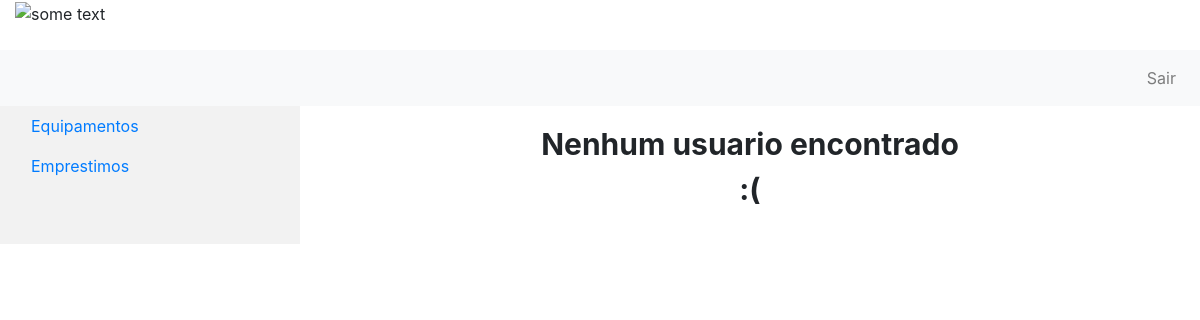
The app's page /usuarios/, older data.
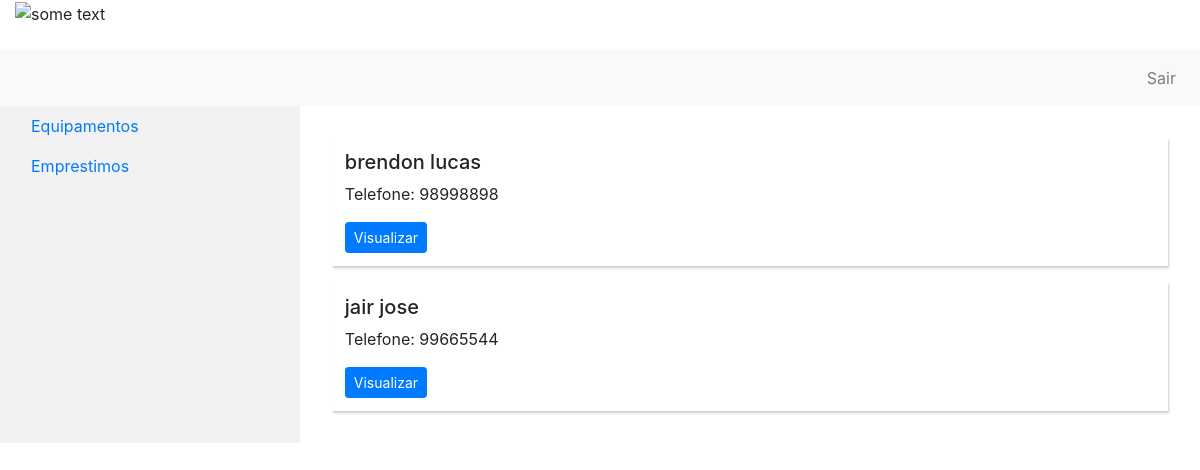
The same page, newer data.
### controle/models.py (models this page shows, shortened)
class Usuario(models.Model):
    user = models.OneToOneField(User, related_name='profile', on_delete=models.CASCADE, null=True)
    telefone = models.CharField(max_length=15)
    tipo = models.ForeignKey(TipoUsuario, on_delete=models.CASCADE)

### usuarios/views.py (the view)
# urls.py: path('usuarios/', views.exibir_usuarios, name="exibir_usuarios"),
def exibir_usuarios(request):
    return render(request, 'exibir_usuarios.html',
                  {'user_logado': get_usuario_logado(request), 'usuarios': Usuario.objects.all()})

### usuarios/views.py (called while the page is built)
def get_usuario_logado(request):
    return request.user

### usuarios/templates/exibir_usuarios.html (shortened to what this page needs)
{% extends 'base.html' %}
{% block 'content' %}
  {% if usuarios %}
  <ul class="list-unstyled">
    {% for usuario in usuarios %}
      <li class="media item-preview">
        <div class="media-body">
        <h5 class="nome">{{usuario.user.first_name}} {{ usuario.user.last_name }} </h5>
        <p class="price">Telefone: {{ usuario.telefone }}</p>
        <a class="btn btn-sm btn-primary"  href="{% url 'exibe_um_usuario' usuario.id %}">Visualizar</a>
      </div>
    </li>
    {% endfor %}
  </ul>
  {% else %}
    <p style="font-size: 30px; font-weight: bold; text-align:center">Nenhum usuario encontrado <br> :( </p>
  {% endif %}
{% endblock %}

### controle/templates/base.html (shortened to what this page needs)
{% load staticfiles %}
<!DOCTYPE html>
<html lang="pt">
<head>
<link rel="stylesheet" href="https://stackpath.bootstrapcdn.com/bootstrap/4.3.1/css/bootstrap.min.css">
</head>
<body>
<header class="page-header">
	<div class="">
    <div class="container-fluid">
        <div class="row">
            <div class="col-12">
                <img src= "http://lims.ifpi.edu.br/images/logo.png" alt="some text" width=200 height=80>
            </div>
          </div>
    </div>
    <br>
    <div class="row">
        <div class="col-12">
            <nav class="navbar navbar-expand-lg navbar-light bg-light">
                <div class="collapse navbar-collapse" id="navbarPrincipal">
                    <ul class="navbar-nav ml-auto">
                        <li class="nav-item">
                            <a class="nav-link" href="{% url 'root' %}">{{ user_logado.username }}</a>
                          </li>
                          <li class="nav-item">
                            <a class="nav-link" href="{% url 'logout' %}">Sair</a>
                          </li>
                    </ul>
                </div>
              </nav>
        </div>
    </div>
 </div>
</header>
<div class="container-fluid">
    <div class="row">
        <div class="col-3" id="sidebar">
            <ul class="nav flex-column nav-pills">
                <li class="nav-item">
                  <a class="nav-link" href="{% url 'equipamentos' %}" >Equipamentos</a>
                </li>
                <li class="nav-item">
                  <a class="nav-link" href="{% url 'emprestimos' %}" > Emprestimos </a>
                </li>
            </ul>
        </div>
        <div class="col-9" style="padding: 1em;">
            {% block 'content' %}
            {% endblock %}
        </div>
    </div>
</div>
</body>
</html>

### controle/templates/base.html (style rules this page uses)
#sidebar { background: #f2f2f2; }
.item-preview { box-shadow: rgba(0, 0, 0, .2) 1px 2px 2px; margin: 1em; padding: .8em; }

Row changes from the older to the newer data that the page shows:
added Usuario: user.first_name "brendon", user.last_name "lucas", telefone "98998898"
added Usuario: user.first_name "jair", user.last_name "jose", telefone "99665544"
Text that changed along with them:
text no longer shown: "Nenhum usuario encontrado :("
